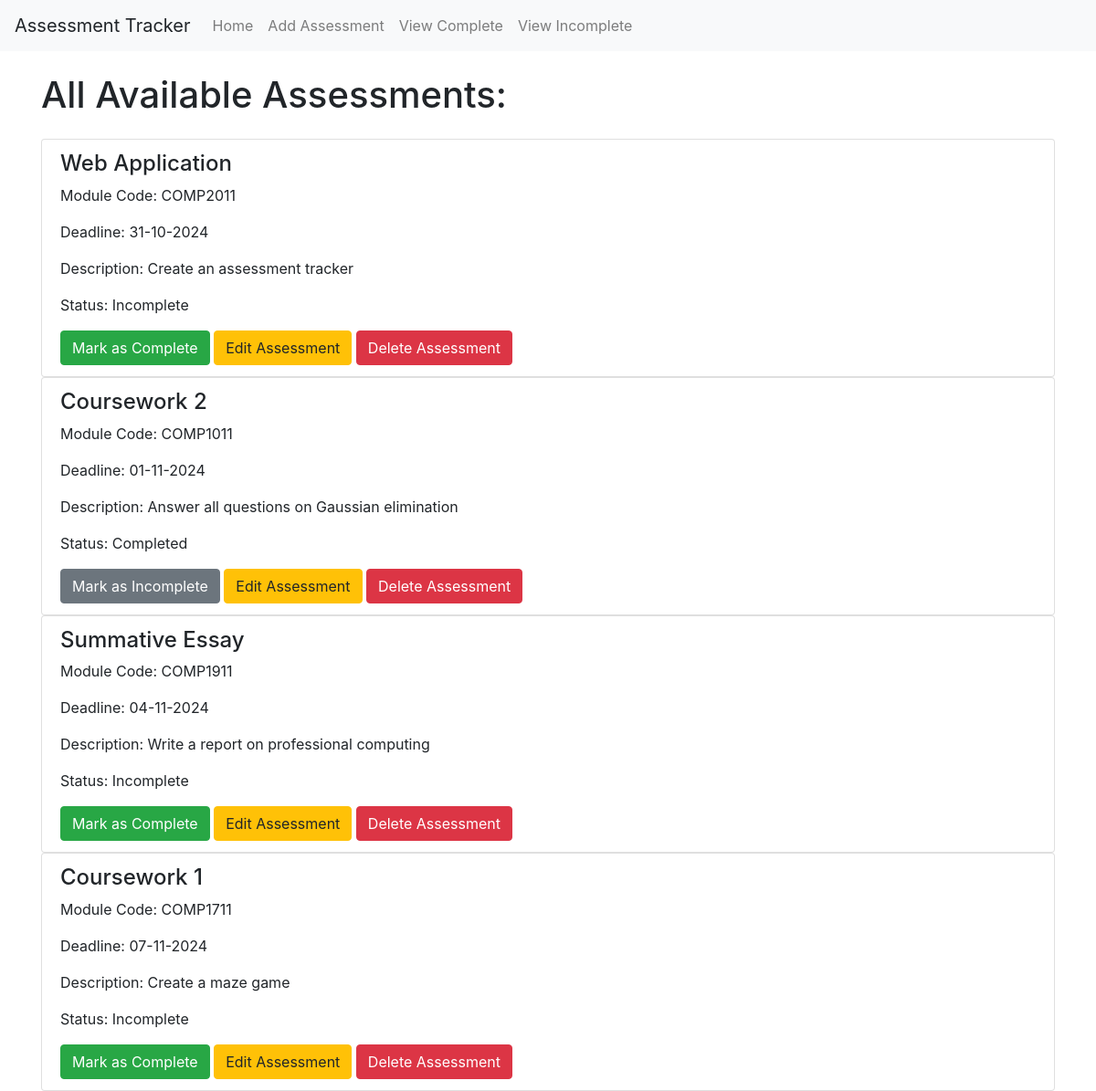
Before: / with the older database file.
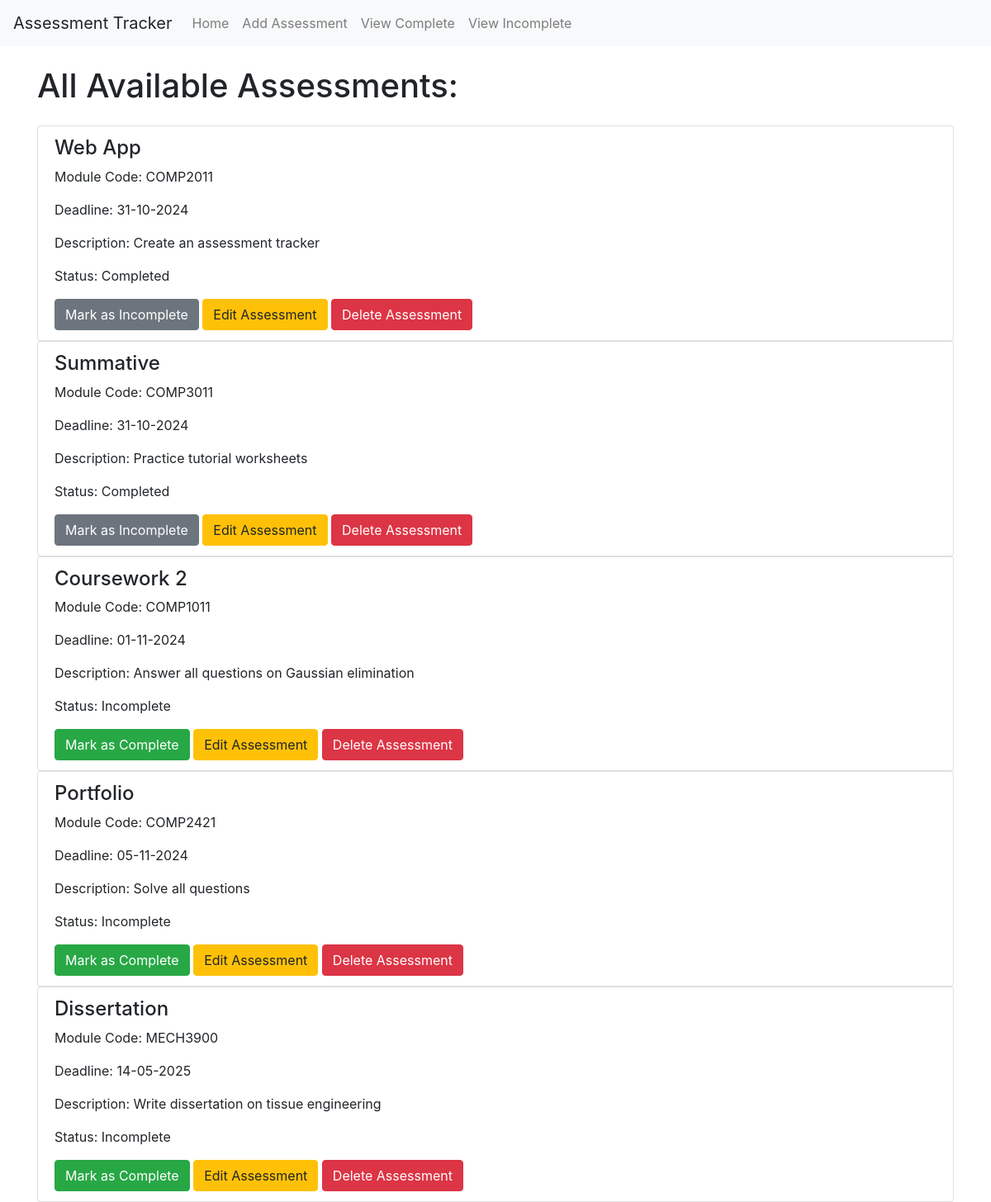
After: the same page with the newer database file.
### app/models.py (models this page shows)
class Assessment(db.Model):
    id = db.Column(db.Integer, primary_key=True)
    title = db.Column(db.String(100), nullable=False)
    module_code = db.Column(db.String(100), nullable=False)
    deadline = db.Column(db.DateTime, nullable=False)
    description = db.Column(db.Text, nullable=False)
    completed = db.Column(db.Boolean, default=False)

### app/views.py (the view)
@app.route('/')
def home():
    assessments = Assessment.query.order_by(Assessment.deadline.asc()).all()
    return render_template('home.html', assessments=assessments)

### app/templates/home.html (shortened to what this page needs)
{% extends "base.html" %}
{% block content %}
<h1 class="my-4">All Available Assessments:</h1>
{% if assessments %}
    {% for assessment in assessments %}
        <ul class="list-group">
            <li class="list-group-item">
                <h4>{{ assessment.title }}</h4>
                <p>Module Code: {{ assessment.module_code }}</p>
                <p>Deadline: {{ assessment.deadline.strftime('%d-%m-%Y') }}</p>
                <p>Description: {{ assessment.description }}</p>
                <p>Status: {{ 'Completed' if assessment.completed else 'Incomplete' }}</p>
                {% if not assessment.completed %}
                    <form action="{{ url_for('complete_button', id=assessment.id) }}" method="post" style="display: inline;">
                        <button type="submit" class="btn btn-success">Mark as Complete</button>
                    </form>
                {% endif %}
                {% if assessment.completed %}
                    <form action="{{ url_for('incomplete_button', id=assessment.id) }}" method="post" style="display: inline;">
                        <button type="submit" class="btn btn-secondary">Mark as Incomplete</button>
                    </form>
                {% endif %}
                <a href="{{ url_for('edit_assessment', id=assessment.id) }}" class="btn btn-warning">Edit Assessment</a>
                <a href="{{ url_for('delete_assessment', id=assessment.id) }}" class="btn btn-danger">Delete Assessment</a>
            </li>
        </ul>
    {% endfor %}
{% else %}
    <p>There are currently no assessments!</p>
{% endif %}
{% endblock %}

### app/templates/base.html (shortened to what this page needs)
<!DOCTYPE html>
<html lang="en">
    <head>
        <link rel="stylesheet" href="https://stackpath.bootstrapcdn.com/bootstrap/4.2.1/css/bootstrap.min.css">
    </head>
    <body>
        <nav class="navbar navbar-expand-sm navbar-light bg-light">
            <a class="navbar-brand">Assessment Tracker</a>
            <div class="collapse navbar-collapse" id="navbarSupportedContent">
                <ul class="navbar-nav mr-auto">
                    <li class="nav-item">
                        <a class="nav-link" href="/">Home<span class="sr-only">(current)</span></a>
                    </li>
                    <li class="nav-item"><a class="nav-link" href="/add_assessment">Add Assessment</a></li>
                    <li class="nav-item"><a class="nav-link" href="/view_complete">View Complete</a></li>
                    <li class="nav-item"><a class="nav-link" href="/view_incomplete">View Incomplete</a></li>
                </ul>
            </div>
        </nav>
        <div class="container">
            {% block content %}
            {% endblock %}
        </div>
    </body>
</html>

Changed rows visible on the page:
removed Assessment: title "Summative Essay", module_code "COMP1911", deadline "04-11-2024", description "Write a report on professional computing", completed "Incomplete"
removed Assessment: title "Coursework 1", module_code "COMP1711", deadline "07-11-2024", description "Create a maze game", completed "Incomplete"
changed Assessment "COMP2011": title "Web Application" → "Web App"; completed "Incomplete" → "Completed"; completed "Mark as Complete" → "Mark as Incomplete"
added Assessment: title "Summative", module_code "COMP3011", deadline "31-10-2024", description "Practice tutorial worksheets", completed "Completed"
changed Assessment "Coursework 2": completed "Completed" → "Incomplete"; completed "Mark as Incomplete" → "Mark as Complete"
added Assessment: title "Portfolio", module_code "COMP2421", deadline "05-11-2024", description "Solve all questions", completed "Incomplete"
added Assessment: title "Dissertation", module_code "MECH3900", deadline "14-05-2025", description "Write dissertation on tissue engineering", completed "Incomplete"
